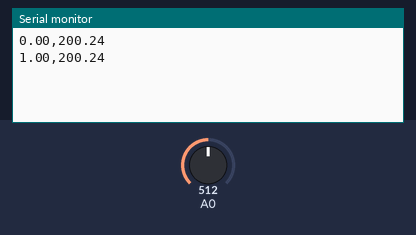
The sketch below on a simulated Arduino Uno, built with avr-gcc and run on an emulated ATmega328P. Shown: the last lines printed to the serial monitor. The inputs (shaded band) are chosen by the test bench; at power-on: A0 = 512.

Above: at 1.8 s.
1.9 s: A0 set to 716
At 2.8 s:
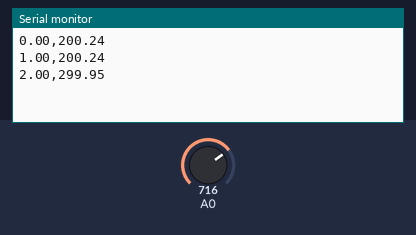
3.4 s: A0 set to 900
At 4.6 s:
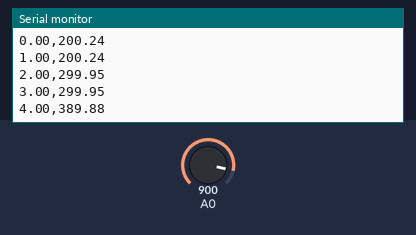
Timing chart, 0 to 6.4 s (numbered marks = the images above; inputs shaded):
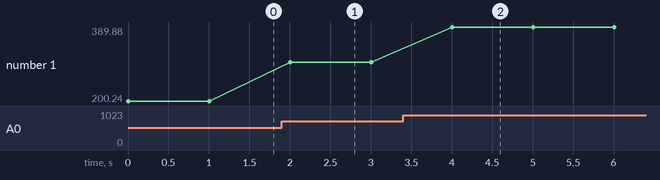

Measured:
- after the input at 1.9 s, the serial monitor: prints a new line after 0.10 s (image 1)
- after the input at 3.4 s, the serial monitor: prints a new line after 0.60 s (image 2)
- plotted number 1: 200.24 → 299.95 after the input at 1.9 s, 299.95 → 389.88 after the input at 3.4 s

The sketch:

Temperature_Project.ino
```cpp
// the setup routine runs once when you press reset:
void setup() {
  // initialize serial communication at 9600 bits per second:
  Serial.begin(9600);
}
void loop() {
  float sensorValue = analogRead(A0);
  float voltageValue = sensorValue*5./1023.;
  float tempValue = (voltageValue-0.5)*100;
  float t = millis()/1000;
  //Serial.println(sensorValue);
  //Serial.print(voltageValue);
  Serial.print(t);
  Serial.print(",");
  Serial.println(tempValue);
  delay(1000);        // delay in between reads for stability
}
```
